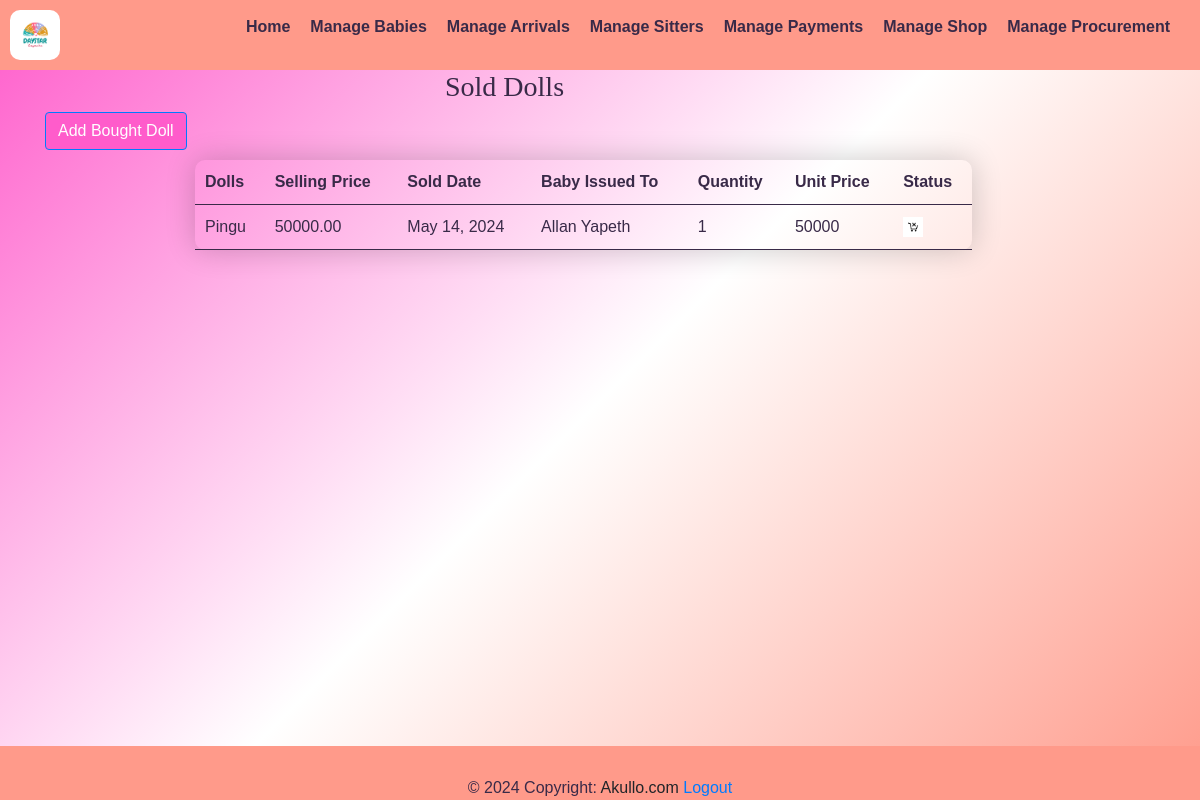
Screenshot of /selldoll_list/ (signed in) with the database file from the repository.
### yariapp/models.py (models this page shows, shortened)
class Sellingform(models.Model):
    doll = models.ForeignKey(Shopform, on_delete=models.CASCADE)
    selling_price = models.DecimalField(max_digits=10, decimal_places=2)
    sold_date = models.DateField(auto_now_add=True)
    issued_to = models.ForeignKey(Babyform, on_delete=models.CASCADE, null=True, blank=True)
    quantity = models.IntegerField(default=0, null=True,)
    unit_price = models.IntegerField(default=0, null=True,)
    sold_quantity = models.IntegerField(default=0, null=True,)

class Shopform(models.Model):
    doll_name = models.CharField(max_length=50,null=True)
    quality = models.CharField(max_length=50,null=True)
    brand = models.CharField(max_length=50,null=True)
    buying_price = models.CharField(max_length=50,null=True)
    selling_price = models.CharField(max_length=50,null=True)
    total_price = models.CharField(max_length=50,null=True)
    order_date = models.DateField(auto_now_add=True)
    def __str__(self):
        return self.doll_name

class Babyform(models.Model):
    c_stay = models.ForeignKey(CategoryStay,on_delete=models.CASCADE, null=True)
    b_name = models.CharField(max_length=100,null=True)
    gender = models.CharField(max_length=100,null=True)
    age = models.IntegerField(default=0)
    location = models.CharField(max_length=50,null=True)
    sponsorname = models.CharField(max_length=100,null=True)
    timeInDay = models.DateTimeField(default=timezone.now)
    def __str__(self):
        return self.b_name

### yariapp/views.py (the view)
# urls.py: path('selldoll_list/', views.dollsell_list, name='selldoll_list'),
@login_required
def dollsell_list(request):
    selldoll = Sellingform.objects.all()
    return render(request, 'selldoll_list.html', {'selldoll': selldoll})

### yariapp/templates/selldoll_list.html (shortened to what this page needs)
{% extends 'base.html' %}
{% load static %}
{% block content %}
<div class="navbar">
    <img src="{% static 'images/logo.png' %}" alt="Logo" style="width: 50px; height: auto;border-radius: 10px;">
  <ul class="nav-links">
      <li><a href="{% url 'home' %}"><strong>Home</strong></a></li>
      <li><a href="{% url 'baby_list' %}"><strong>Manage Babies</strong></a></li>
      <li class="dropdown">
        <a href="#" class="dropbtn"><strong>Manage Arrivals</strong></a>
      <li><a href="{% url 'sitters_list' %}"><strong>Manage Sitters</strong></a></li>
      <li class="dropdown">
            <a href="#"><strong>Manage Payments</strong></a>
      <li><a href="{% url 'shop_list' %}"><strong>Manage Shop</strong></a></li>
      <li><a href="{% url 'pro_list' %}"><strong>Manage Procurement</strong></a></li>
  </ul>
  </div>
    <div class="container">
            <table class="styled-table">
                <h3 style="font-family: 'Times New Roman', Times, serif;padding-left: 400px;">Sold Dolls</h3>
                <div class="add-sitter-button">
                  <a href="{% url 'sell_doll' %}" class="btn btn-primary" style="background-color: #FF5CCB;">Add Bought Doll</a>
              </div>
                <thead>
                  <tr> <th scope="col">Dolls</th>
                    <th scope="col">Selling Price</th>
                    <th scope="col">Sold Date</th>
                    <th scope="col">Baby Issued To</th>
                    <th scope="col">Quantity</th>
                    <th scope="col">Unit Price</th>
                    <th scope="col">Status</th>
                  {% for sell in selldoll %}
                    <tr>
                      <td>{{ sell.doll }}</td>
                      <td>{{ sell.selling_price }}</td>
                      <td>{{ sell.sold_date}}</td>
                      <td>{{ sell.issued_to}}</td>
                      <td>{{ sell.quantity}}</td>
                      <td>{{ sell.unit_price}}</td>
                       <td>
                        {% if doll.is_sold %}
                    {% else %}
                    <img src="{% static 'images/sold.png' %}" alt="Sold Icon" style="width: 20px; height: auto;">
                    {% endif %}
                    </td>
                    </tr>
                    {% endfor %}
            </table>
    </div>
 {% endblock %}

### yariapp/templates/selldoll_list.html (style rules this page uses)
table { width: 70%; border-collapse: collapse; border-radius: 10px; overflow-x: hidden; margin: 10px 0; font-size: 16px; box-shadow: 0 0 30px rgba(0, 0, 0, 0.2) !important; margin-left: 150px; margin-bottom: 50px; }
th, td { padding: 10px; text-align: left; }
thead { background-color: transparent !important; color: #392A48; }
tr:nth-child(even) { background-color: transparent; }
td, th { border-bottom: 1px solid #392A48; }
.navbar { background-color: #FF9A8A; color: #392A48; padding: 10px; display: flex; justify-content: space-between; align-items: center; }
.nav-links { list-style-type: none; display: flex; }
.nav-links li { margin-right: 20px; }
.nav-links li a { text-decoration: none; color: #392A48; }
.dropdown { position: relative; display: inline-block; }

### rows the page displays
Sellingform: doll "Pingu", selling_price "50000.00", sold_date "May 14, 2024", issued_to "Allan Yapeth", quantity "1", unit_price "50000"
